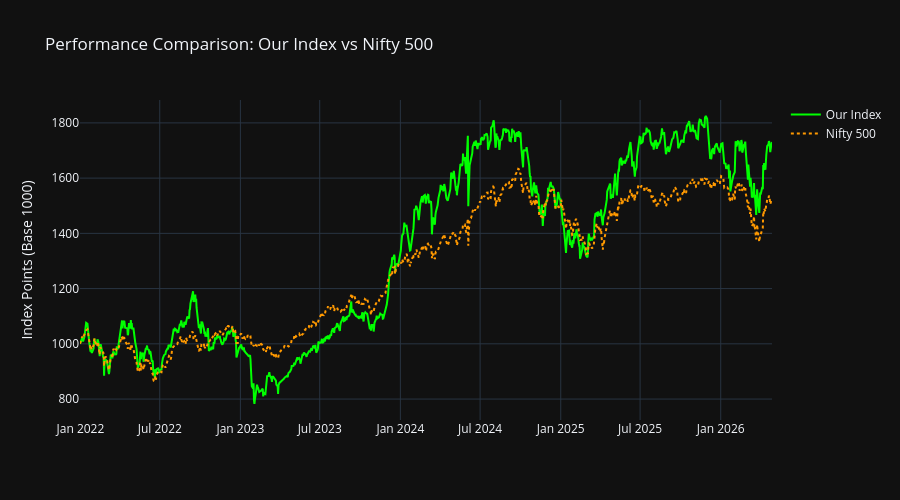

Notebook cell for this chart:
### Code cell
# --- COMPARE VS NIFTY 500 ---
run_benchmark_comparison('^CRSLDX', 'Nifty 500')

### Figure 1 — Plotly figure (JSON) as saved in the notebook; plotly's stock layout.template omitted (floating-point values rounded to 4 significant figures; data arrays with more than 128 entries replaced by an {"elided": "..."} marker saying what was removed)
{"data": [{"line": {"color": "#00ff00", "width": 2}, "name": "Our Index", "type": "scatter", "x": {"elided": "1062 str values"}, "y": {"elided": "1062 float values"}}, {"line": {"color": "#ff9900", "dash": "dot", "width": 2}, "name": "Nifty 500", "type": "scatter", "x": {"elided": "1062 str values"}, "y": {"elided": "1062 float values"}}], "layout": {"height": 500, "title": {"text": "Performance Comparison: Our Index vs Nifty 500"}, "yaxis": {"title": {"text": "Index Points (Base 1000)"}}}}
